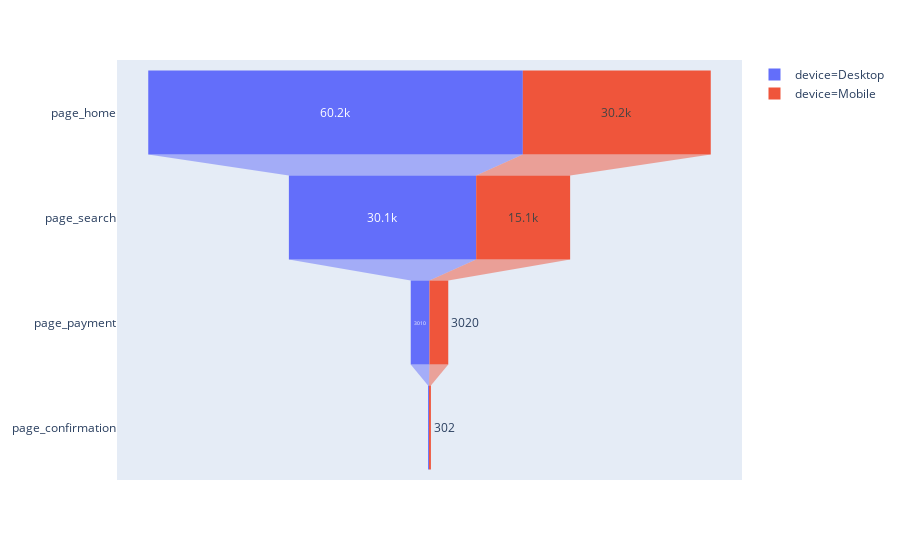

Source (notebook cell):
### Code cell
fig = px.funnel(cleaned , x='count', y='stage', color='device')
fig.show()

### Figure 1 — Plotly figure (JSON) as saved in the notebook; plotly's stock layout.template omitted (floating-point values rounded to 4 significant figures)
{"data": [{"hoverlabel": {"namelength": 0}, "hovertemplate": "device=Desktop<br>count=%{x}<br>stage=%{y}", "legendgroup": "device=Desktop", "marker": {"color": "#636efa"}, "name": "device=Desktop", "orientation": "h", "showlegend": true, "type": "funnel", "x": [60200, 30100, 3010, 150], "xaxis": "x", "y": ["page_home", "page_search", "page_payment", "page_confirmation"], "yaxis": "y"}, {"hoverlabel": {"namelength": 0}, "hovertemplate": "device=Mobile<br>count=%{x}<br>stage=%{y}", "legendgroup": "device=Mobile", "marker": {"color": "#EF553B"}, "name": "device=Mobile", "orientation": "h", "showlegend": true, "type": "funnel", "x": [30200, 15100, 3020, 302], "xaxis": "x", "y": ["page_home", "page_search", "page_payment", "page_confirmation"], "yaxis": "y"}], "layout": {"legend": {"tracegroupgap": 0}, "margin": {"t": 60}, "xaxis": {"anchor": "y", "domain": [0, 1]}, "yaxis": {"anchor": "x", "domain": [0, 1]}}}
